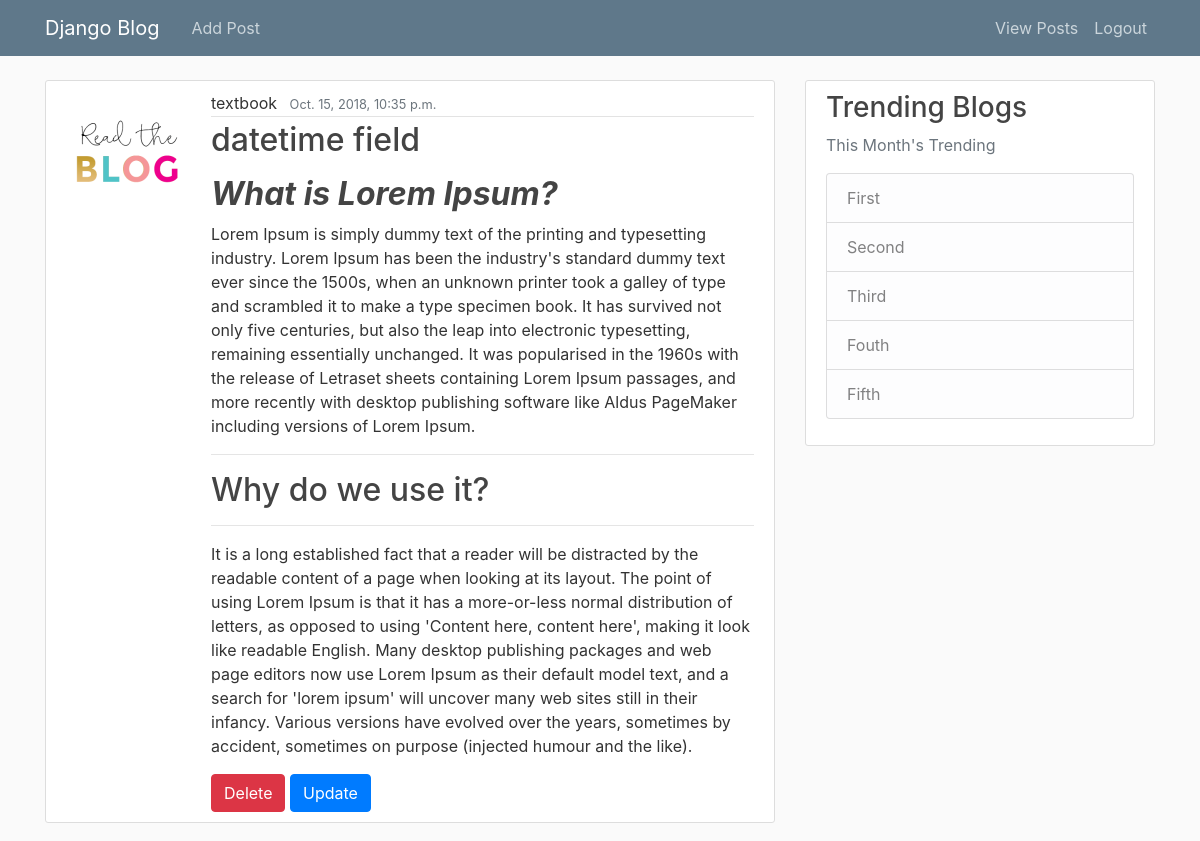
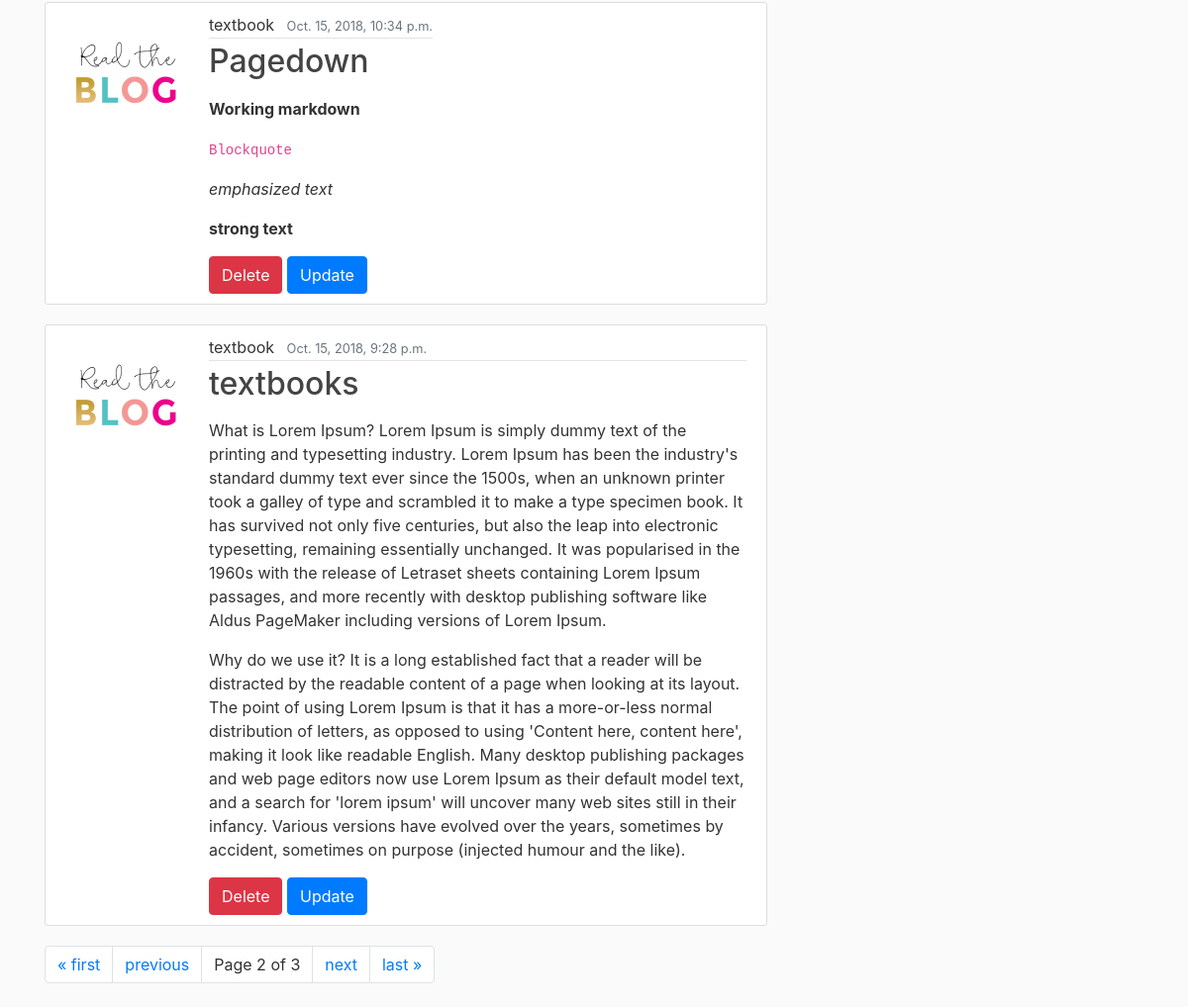
/viewpost?page=2 (signed in), run on the app's committed database (2 pictures, top to bottom).
### blog_app/models.py (models this page shows, shortened)
class Post(models.Model):
    author=models.ForeignKey(User,on_delete=models.CASCADE,blank=True)
    category=models.CharField(max_length=50,default='blog')
    title = models.CharField(max_length=200)
    text = models.CharField(max_length=20000)
    image=models.ImageField(upload_to='post_image',default='blog.png')
    date=models.DateTimeField(default=timezone.now)

### blog_app/views.py (the view)
# urls.py: path('viewpost',views.viewpost,name='viewpost'),
@login_required
def viewpost(request):
    user = request.user
    user_posts = Post.objects.filter(author=request.user).order_by('-date')
    paginator = Paginator(user_posts, 3)
    page = request.GET.get('page')
    contacts = paginator.get_page(page)
    mydict={'contacts': contacts}
    return render(request,'blog_app/viewpost.html',context=mydict)

### templates/blog_app/viewpost.html
{% extends "blog_app/base.html" %}
{% load markdown_deux_tags %}
{% block content %}
{%if contacts %}
    {% for post in contacts %}
        <article class="media content-section">
          <div class="media">
            {%if post.image%}
            <img class="rounded-circle account-img" src="{{ post.image.url }}">
            {%endif%}
          <div class="media-body ">
            <div class="article-metadata">
              <a class="mr-2">{{ post.author }}</a>
              <small class="text-muted">{{ post.date }}</small>
            </div>
            <h2><a class="article-title">{{ post.title }}</a></h2>
            <p class="article-content">{{ post.text| markdown }}</p>
            <a href="deletepost/{{post.id}}" onclick="return confirm('Do You Want to Delete {{post.title}}')" class="btn btn-danger">Delete</a>
            <a href="updatepost/{{post.id}}"  class="btn btn-primary">Update</a>
          </div>
        </div>
        </article>
    {% endfor %}
<nav aria-label="Page navigation example">
  <ul class="pagination">
    {% if contacts.has_previous %}
    <li class="page-item"><a class="page-link" href="?page=1">&laquo; first</a></li>
    <li class="page-item"><a class="page-link" href="?page={{ contacts.previous_page_number }}">previous</a></li>
    {%endif%}
    <li class="page-item "><a class="page-link" >Page {{ contacts.number }} of {{ contacts.paginator.num_pages }} </a></li>
    {% if contacts.has_next %}
    <li class="page-item"><a class="page-link" href="?page={{ contacts.next_page_number }}">next</a></li>
    <li class="page-item"><a class="page-link" href="?page={{ contacts.paginator.num_pages }}">last &raquo;</a></li>
    {%endif%}
  </ul>
</nav>
<br>
{%else%}
<h1>No Post to View</h1>
{%endif%}
{% endblock content %}

### static/blog_app/main.css (style rules this page uses)
body { background: #fafafa; color: #333333; margin-top: 5rem; }
h1, h2, h3, h4, h5, h6 { color: #444444; }
ul { margin: 0; }
.content-section { background: #ffffff; padding: 10px 20px; border: 1px solid #dddddd; border-radius: 3px; margin-bottom: 20px; }
.article-title { color: #444444; }
.article-content { white-space: pre-line; }
.article-metadata { padding-bottom: 1px; margin-bottom: 4px; border-bottom: 1px solid #e3e3e3 }
.account-img { height: 125px; width: 125px; margin-right: 20px; margin-bottom: 16px; }

### data on the page
Post: image (picture), author "textbook", date "Oct. 15, 2018, 10:35 p.m.", title "datetime field", text "What is Lorem Ipsum? Lorem Ipsum is simply dummy text of the printing and typesetting industry. Lorem Ipsum has been the industry's standard dummy text ever since the 1500s, when an unknown printer took a galley of type and scrambled it to make a type specimen book. It has survived not only five centuries, but also the leap into electronic typesetting, remaining essentially unchanged. It was popularised in the 1960s with the release of Letraset sheets containing Lorem Ipsum passages, and more recently with desktop publishing software like Aldus PageMaker including versions of Lorem Ipsum. Why do we use it? It is a long established fact that a reader will be distracted by the readable…"
Post: image (picture), author "textbook", date "Oct. 15, 2018, 10:34 p.m.", title "Pagedown", text "Working markdown Blockquote emphasized text strong text"
Post: image (picture), author "textbook", date "Oct. 15, 2018, 9:28 p.m.", title "textbooks", text "What is Lorem Ipsum? Lorem Ipsum is simply dummy text of the printing and typesetting industry. Lorem Ipsum has been the industry's standard dummy text ever since the 1500s, when an unknown printer took a galley of type and scrambled it to make a type specimen book. It has survived not only five centuries, but also the leap into electronic typesetting, remaining essentially unchanged. It was popularised in the 1960s with the release of Letraset sheets containing Lorem Ipsum passages, and more recently with desktop publishing software like Aldus PageMaker including versions of Lorem Ipsum. Why do we use it? It is a long established fact that a reader will be distracted by the readable…"

### other printed values
{{ contacts.number }} "2"
{{ contacts.paginator.num_pages }} "3"
